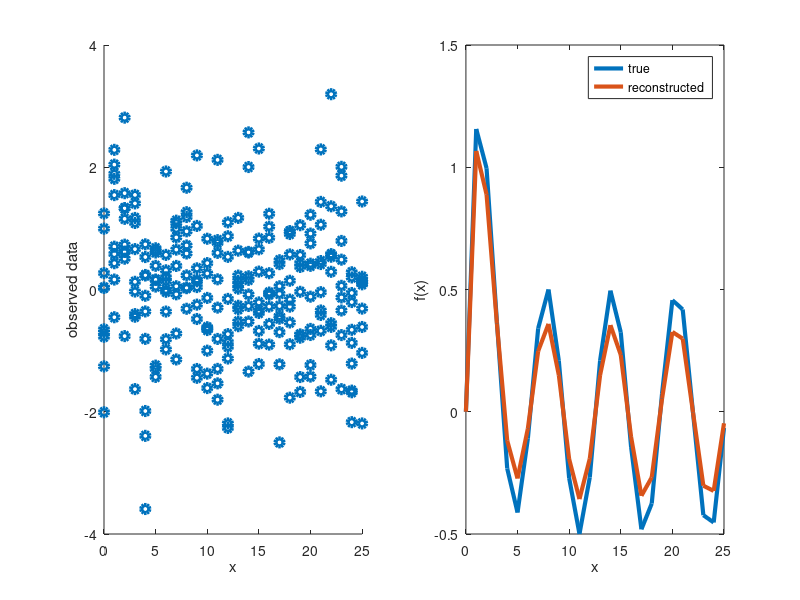

MATLAB code to generate this figure: (Note: this script raises an error after producing the figure.)
function linear_combination_of_functions
    m = 10;
    noise_std = 1;
    
    p = [0.5, 2]';
    
    % x is the input to our function
    x_vector = (0:1:25)';
    
    % the two components of our function
    sin_component = sin(x_vector);
    exponential_component = x_vector .* exp(-x_vector);
    
    % the deterministic part of our observation (add noise later)
    b_vector = p(1) * sin_component + p(2) * exponential_component;
    
    % A is the model, its the two components which we are linearly
    % combining by multiplying with the vector p
    A = repmat([sin_component, exponential_component], [m, 1]);
    
    b_mat = repmat(b_vector, [1, m]) + noise_std*randn(size(x_vector,1), m);

    b = b_mat(:);
    
    
    p_hat = A \ b;
    
    figure;
    subplot(1, 2, 1);
    scatter(repmat(x_vector, [m, 1]), b, 'LineWidth', 3);
    xlabel('x');
    ylabel('observed data');
    
    subplot(1, 2, 2);
    plot(x_vector, b_vector, 'LineWidth', 3);
    hold on;
    plot(x_vector, [sin_component, exponential_component]*p_hat, 'LineWidth', 3);
    hold off;
    legend({'true', 'reconstructed'})
    xlabel('x');
    ylabel('f(x)');
    ax = gca;
    ax.FontSize = 24;
end